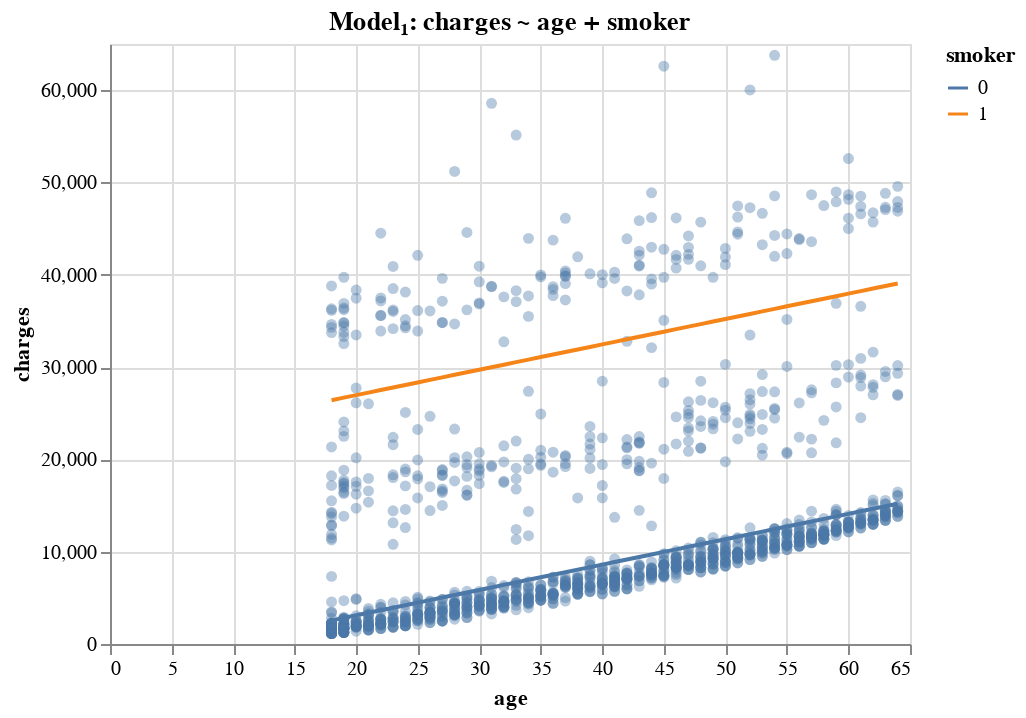

Notebook code for this chart:
### Code cell
import altair as alt


df_sorted = df.sort_values(['smoker', 'age'])


scatter_raw = alt.Chart(df_sorted).mark_circle(size=30, opacity=0.4).encode(
    x=alt.X('age:Q', title='age'),
    y=alt.Y('charges:Q', title='charges'),
)

line_pred = alt.Chart(df_sorted).mark_line().encode(
    x='age:Q',
    y='predicted_model1:Q',
    color='smoker:N',        
    detail='smoker:N'       
)

(scatter_raw + line_pred).properties(
    width=400,
    height=300,
    title='Model₁: charges ~ age + smoker'
)

### Figure 1 — Vega-Lite specification as saved in the notebook (floating-point values rounded to 4 significant figures; data arrays with more than 128 entries replaced by an {"elided": "..."} marker saying what was removed)
{"config": {"view": {"continuousWidth": 300, "continuousHeight": 300}}, "layer": [{"mark": {"type": "circle", "opacity": 0.4, "size": 30}, "encoding": {"x": {"field": "age", "title": "age", "type": "quantitative"}, "y": {"field": "charges", "title": "charges", "type": "quantitative"}}}, {"mark": {"type": "line"}, "encoding": {"color": {"field": "smoker", "type": "nominal"}, "detail": {"field": "smoker", "type": "nominal"}, "x": {"field": "age", "type": "quantitative"}, "y": {"field": "predicted_model1", "type": "quantitative"}}}], "data": {"name": "data-38c36c8af1745a147b0d133f41ee2a22"}, "height": 300, "title": "Model₁: charges ~ age + smoker", "width": 400, "$schema": "https://vega.github.io/schema/vega-lite/v5.20.1.json", "datasets": {"data-38c36c8af1745a147b0d133f41ee2a22": {"elided": "1338 records"}}}
